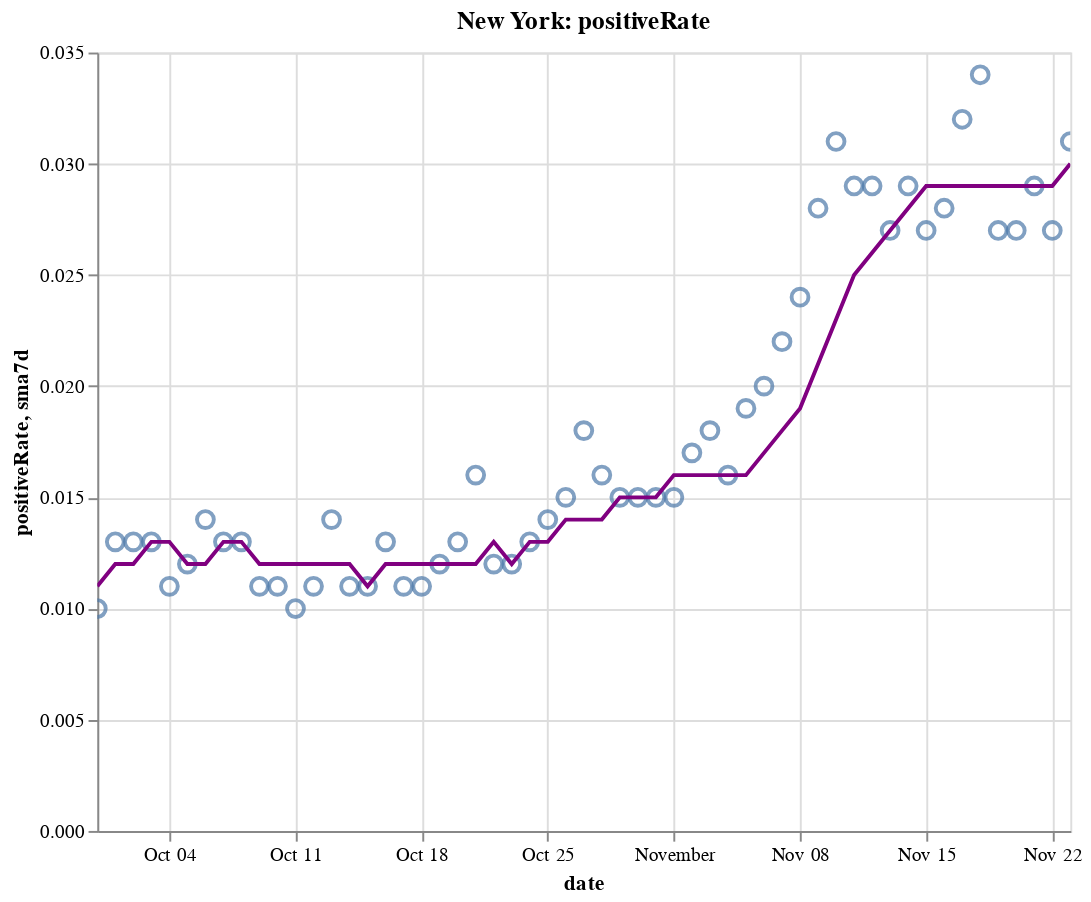

Notebook source saved alongside this figure:
### Code cell
create_plot(ny, 'positiveRate')

### Figure 1 — Vega-Lite specification as saved in the notebook (floating-point values rounded to 4 significant figures)
{"config": {"view": {"continuousWidth": 400, "continuousHeight": 300}}, "layer": [{"layer": [{"mark": {"type": "point", "size": 75}, "encoding": {"tooltip": [{"type": "temporal", "field": "date"}, {"type": "quantitative", "field": "positiveRate"}, {"type": "quantitative", "field": "sma7d"}], "x": {"type": "temporal", "field": "date"}, "y": {"type": "quantitative", "field": "positiveRate"}}, "selection": {"selector010": {"type": "interval", "bind": "scales", "encodings": ["x", "y"]}}}, {"mark": {"type": "line", "color": "purple"}, "encoding": {"x": {"type": "temporal", "field": "date"}, "y": {"type": "quantitative", "field": "sma7d"}}}]}, {"mark": {"type": "rule", "color": "#aaa"}, "encoding": {"x": {"type": "temporal", "field": "date"}}, "transform": [{"filter": {"selection": "selector009"}}]}, {"mark": "circle", "encoding": {"opacity": {"condition": {"value": 1, "selection": "selector009"}, "value": 0}, "tooltip": [{"type": "temporal", "field": "date"}, {"type": "quantitative", "field": "positiveRate"}, {"type": "quantitative", "field": "sma7d"}], "x": {"type": "temporal", "field": "date"}, "y": {"type": "quantitative", "field": "positiveRate"}}, "selection": {"selector009": {"type": "single", "encodings": ["x"], "on": "mouseover", "nearest": true, "empty": "none"}}}, {"mark": {"type": "text", "align": "left", "dx": 5, "dy": -5, "stroke": "white", "strokeWidth": 2}, "encoding": {"text": {"type": "quantitative", "field": "positiveRate"}, "tooltip": [{"type": "temporal", "field": "date"}, {"type": "quantitative", "field": "positiveRate"}, {"type": "quantitative", "field": "sma7d"}], "x": {"type": "temporal", "field": "date"}, "y": {"type": "quantitative", "field": "positiveRate"}}, "transform": [{"filter": {"selection": "selector009"}}]}, {"mark": {"type": "text", "align": "left", "dx": 5, "dy": -5}, "encoding": {"text": {"type": "quantitative", "field": "positiveRate"}, "tooltip": [{"type": "temporal", "field": "date"}, {"type": "quantitative", "field": "positiveRate"}, {"type": "quantitative", "field": "sma7d"}], "x": {"type": "temporal", "field": "date"}, "y": {"type": "quantitative", "field": "positiveRate"}}, "transform": [{"filter": {"selection": "selector009"}}]}], "data": {"name": "data-4c7a946a92126b5341537e4216c8778d"}, "height": 400, "title": "New York: positiveRate", "width": 500, "$schema": "https://vega.github.io/schema/vega-lite/v4.8.1.json", "datasets": {"data-4c7a946a92126b5341537e4216c8778d": [{"date": "2020-09-30T00:00:00", "totalTestResultsIncrease": 97960.0, "positiveIncrease": 1000.0, "death": 25480.0, "deathIncrease": 9.0, "positiveRate": 0.01, "state": "New York", "sma7d": 0.011}, {"date": "2020-10-01T00:00:00", "totalTestResultsIncrease": 109200.0, "positiveIncrease": 1382.0, "death": 25490.0, "deathIncrease": 11.0, "positiveRate": 0.013, "state": "New York", "sma7d": 0.012}, {"date": "2020-10-02T00:00:00", "totalTestResultsIncrease": 119500.0, "positiveIncrease": 1598.0, "death": 25500.0, "deathIncrease": 7.0, "positiveRate": 0.013, "state": "New York", "sma7d": 0.012}, {"date": "2020-10-03T00:00:00", "totalTestResultsIncrease": 134300.0, "positiveIncrease": 1731.0, "death": 25500.0, "deathIncrease": 8.0, "positiveRate": 0.013, "state": "New York", "sma7d": 0.013}, {"date": "2020-10-04T00:00:00", "totalTestResultsIncrease": 110300.0, "positiveIncrease": 1222.0, "death": 25520.0, "deathIncrease": 14.0, "positiveRate": 0.011, "state": "New York", "sma7d": 0.013}, {"date": "2020-10-05T00:00:00", "totalTestResultsIncrease": 76400.0, "positiveIncrease": 933.0, "death": 25530.0, "deathIncrease": 8.0, "positiveRate": 0.012, "state": "New York", "sma7d": 0.012}, {"date": "2020-10-06T00:00:00", "totalTestResultsIncrease": 96360.0, "positiveIncrease": 1393.0, "death": 25540.0, "deathIncrease": 9.0, "positiveRate": 0.014, "state": "New York", "sma7d": 0.012}, {"date": "2020-10-07T00:00:00", "totalTestResultsIncrease": 108200.0, "positiveIncrease": 1360.0, "death": 25540.0, "deathIncrease": 9.0, "positiveRate": 0.013, "state": "New York", "sma7d": 0.013}, {"date": "2020-10-08T00:00:00", "totalTestResultsIncrease": 145800.0, "positiveIncrease": 1836.0, "death": 25560.0, "deathIncrease": 10.0, "positiveRate": 0.013, "state": "New York", "sma7d": 0.013}, {"date": "2020-10-09T00:00:00", "totalTestResultsIncrease": 139300.0, "positiveIncrease": 1592.0, "death": 25560.0, "deathIncrease": 6.0, "positiveRate": 0.011, "state": "New York", "sma7d": 0.012}, {"date": "2020-10-10T00:00:00", "totalTestResultsIncrease": 134600.0, "positiveIncrease": 1447.0, "death": 25570.0, "deathIncrease": 8.0, "positiveRate": 0.011, "state": "New York", "sma7d": 0.012}, {"date": "2020-10-11T00:00:00", "totalTestResultsIncrease": 118300.0, "positiveIncrease": 1143.0, "death": 25570.0, "deathIncrease": 5.0, "positiveRate": 0.01, "state": "New York", "sma7d": 0.012}, {"date": "2020-10-12T00:00:00", "totalTestResultsIncrease": 91790.0, "positiveIncrease": 1029.0, "death": 25590.0, "deathIncrease": 13.0, "positiveRate": 0.011, "state": "New York", "sma7d": 0.012}, {"date": "2020-10-13T00:00:00", "totalTestResultsIncrease": 99070.0, "positiveIncrease": 1393.0, "death": 25600.0, "deathIncrease": 11.0, "positiveRate": 0.014, "state": "New York", "sma7d": 0.012}, {"date": "2020-10-14T00:00:00", "totalTestResultsIncrease": 111700.0, "positiveIncrease": 1232.0, "death": 25600.0, "deathIncrease": 7.0, "positiveRate": 0.011, "state": "New York", "sma7d": 0.012}, {"date": "2020-10-15T00:00:00", "totalTestResultsIncrease": 133200.0, "positiveIncrease": 1460.0, "death": 25620.0, "deathIncrease": 13.0, "positiveRate": 0.011, "state": "New York", "sma7d": 0.011}, {"date": "2020-10-16T00:00:00", "totalTestResultsIncrease": 136000.0, "positiveIncrease": 1707.0, "death": 25630.0, "deathIncrease": 10.0, "positiveRate": 0.013, "state": "New York", "sma7d": 0.012}, {"date": "2020-10-17T00:00:00", "totalTestResultsIncrease": 160000.0, "positiveIncrease": 1784.0, "death": 25640.0, "deathIncrease": 9.0, "positiveRate": 0.011, "state": "New York", "sma7d": 0.012}, {"date": "2020-10-18T00:00:00", "totalTestResultsIncrease": 128800.0, "positiveIncrease": 1390.0, "death": 25640.0, "deathIncrease": 7.0, "positiveRate": 0.011, "state": "New York", "sma7d": 0.012}, {"date": "2020-10-19T00:00:00", "totalTestResultsIncrease": 82010.0, "positiveIncrease": 998.0, "death": 25660.0, "deathIncrease": 15.0, "positiveRate": 0.012, "state": "New York", "sma7d": 0.012}, {"date": "2020-10-20T00:00:00", "totalTestResultsIncrease": 90540.0, "positiveIncrease": 1201.0, "death": 25670.0, "deathIncrease": 13.0, "positiveRate": 0.013, "state": "New York", "sma7d": 0.012}, {"date": "2020-10-21T00:00:00", "totalTestResultsIncrease": 124800.0, "positiveIncrease": 2026.0, "death": 25680.0, "deathIncrease": 7.0, "positiveRate": 0.016, "state": "New York", "sma7d": 0.012}, {"date": "2020-10-22T00:00:00", "totalTestResultsIncrease": 135300.0, "positiveIncrease": 1628.0, "death": 25690.0, "deathIncrease": 15.0, "positiveRate": 0.012, "state": "New York", "sma7d": 0.013}, {"date": "2020-10-23T00:00:00", "totalTestResultsIncrease": 141500.0, "positiveIncrease": 1637.0, "death": 25700.0, "deathIncrease": 11.0, "positiveRate": 0.012, "state": "New York", "sma7d": 0.012}, {"date": "2020-10-24T00:00:00", "totalTestResultsIncrease": 156900.0, "positiveIncrease": 2061.0, "death": 25720.0, "deathIncrease": 13.0, "positiveRate": 0.013, "state": "New York", "sma7d": 0.013}, {"date": "2020-10-25T00:00:00", "totalTestResultsIncrease": 120800.0, "positiveIncrease": 1632.0, "death": 25730.0, "deathIncrease": 12.0, "positiveRate": 0.014, "state": "New York", "sma7d": 0.013}, {"date": "2020-10-26T00:00:00", "totalTestResultsIncrease": 82120.0, "positiveIncrease": 1191.0, "death": 25740.0, "deathIncrease": 12.0, "positiveRate": 0.015, "state": "New York", "sma7d": 0.014}, {"date": "2020-10-27T00:00:00", "totalTestResultsIncrease": 111600.0, "positiveIncrease": 1991.0, "death": 25760.0, "deathIncrease": 16.0, "positiveRate": 0.018, "state": "New York", "sma7d": 0.014}, {"date": "2020-10-28T00:00:00", "totalTestResultsIncrease": 129700.0, "positiveIncrease": 2031.0, "death": 25770.0, "deathIncrease": 15.0, "positiveRate": 0.016, "state": "New York", "sma7d": 0.014}, {"date": "2020-10-29T00:00:00", "totalTestResultsIncrease": 168400.0, "positiveIncrease": 2499.0, "death": 25790.0, "deathIncrease": 19.0, "positiveRate": 0.015, "state": "New York", "sma7d": 0.015}, {"date": "2020-10-30T00:00:00", "totalTestResultsIncrease": 146900.0, "positiveIncrease": 2255.0, "death": 25800.0, "deathIncrease": 12.0, "positiveRate": 0.015, "state": "New York", "sma7d": 0.015}, {"date": "2020-10-31T00:00:00", "totalTestResultsIncrease": 137000.0, "positiveIncrease": 2049.0, "death": 25810.0, "deathIncrease": 3.0, "positiveRate": 0.015, "state": "New York", "sma7d": 0.015}, {"date": "2020-11-01T00:00:00", "totalTestResultsIncrease": 148900.0, "positiveIncrease": 2255.0, "death": 25820.0, "deathIncrease": 17.0, "positiveRate": 0.015, "state": "New York", "sma7d": 0.016}, {"date": "2020-11-02T00:00:00", "totalTestResultsIncrease": 96100.0, "positiveIncrease": 1633.0, "death": 25840.0, "deathIncrease": 14.0, "positiveRate": 0.017, "state": "New York", "sma7d": 0.016}, {"date": "2020-11-03T00:00:00", "totalTestResultsIncrease": 127900.0, "positiveIncrease": 2321.0, "death": 25850.0, "deathIncrease": 15.0, "positiveRate": 0.018, "state": "New York", "sma7d": 0.016}, {"date": "2020-11-04T00:00:00", "totalTestResultsIncrease": 133500.0, "positiveIncrease": 2126.0, "death": 25870.0, "deathIncrease": 15.0, "positiveRate": 0.016, "state": "New York", "sma7d": 0.016}, {"date": "2020-11-05T00:00:00", "totalTestResultsIncrease": 161000.0, "positiveIncrease": 2997.0, "death": 25890.0, "deathIncrease": 24.0, "positiveRate": 0.019, "state": "New York", "sma7d": 0.016}, {"date": "2020-11-06T00:00:00", "totalTestResultsIncrease": 160700.0, "positiveIncrease": 3209.0, "death": 25910.0, "deathIncrease": 18.0, "positiveRate": 0.02, "state": "New York", "sma7d": 0.017}, {"date": "2020-11-07T00:00:00", "totalTestResultsIncrease": 163300.0, "positiveIncrease": 3587.0, "death": 25930.0, "deathIncrease": 18.0, "positiveRate": 0.022, "state": "New York", "sma7d": 0.018}, {"date": "2020-11-08T00:00:00", "totalTestResultsIncrease": 145600.0, "positiveIncrease": 3428.0, "death": 25950.0, "deathIncrease": 19.0, "positiveRate": 0.024, "state": "New York", "sma7d": 0.019}, {"date": "2020-11-09T00:00:00", "totalTestResultsIncrease": 111400.0, "positiveIncrease": 3144.0, "death": 25970.0, "deathIncrease": 26.0, "positiveRate": 0.028, "state": "New York", "sma7d": 0.021}, {"date": "2020-11-10T00:00:00", "totalTestResultsIncrease": 128000.0, "positiveIncrease": 3965.0, "death": 26000.0, "deathIncrease": 32.0, "positiveRate": 0.031, "state": "New York", "sma7d": 0.023}, {"date": "2020-11-11T00:00:00", "totalTestResultsIncrease": 164300.0, "positiveIncrease": 4820.0, "death": 26030.0, "deathIncrease": 21.0, "positiveRate": 0.029, "state": "New York", "sma7d": 0.025}, {"date": "2020-11-12T00:00:00", "totalTestResultsIncrease": 162600.0, "positiveIncrease": 4797.0, "death": 26060.0, "deathIncrease": 29.0, "positiveRate": 0.029, "state": "New York", "sma7d": 0.026}, {"date": "2020-11-13T00:00:00", "totalTestResultsIncrease": 203700.0, "positiveIncrease": 5401.0, "death": 26080.0, "deathIncrease": 24.0, "positiveRate": 0.027, "state": "New York", "sma7d": 0.027}, {"date": "2020-11-14T00:00:00", "totalTestResultsIncrease": 184200.0, "positiveIncrease": 5388.0, "death": 26100.0, "deathIncrease": 24.0, "positiveRate": 0.029, "state": "New York", "sma7d": 0.028}, {"date": "2020-11-15T00:00:00", "totalTestResultsIncrease": 133200.0, "positiveIncrease": 3649.0, "death": 26130.0, "deathIncrease": 30.0, "positiveRate": 0.027, "state": "New York", "sma7d": 0.029}, {"date": "2020-11-16T00:00:00", "totalTestResultsIncrease": 124600.0, "positiveIncrease": 3490.0, "death": 26160.0, "deathIncrease": 26.0, "positiveRate": 0.028, "state": "New York", "sma7d": 0.029}, {"date": "2020-11-17T00:00:00", "totalTestResultsIncrease": 159900.0, "positiveIncrease": 5088.0, "death": 26190.0, "deathIncrease": 30.0, "positiveRate": 0.032, "state": "New York", "sma7d": 0.029}, {"date": "2020-11-18T00:00:00", "totalTestResultsIncrease": 154400.0, "positiveIncrease": 5294.0, "death": 26220.0, "deathIncrease": 36.0, "positiveRate": 0.034, "state": "New York", "sma7d": 0.029}, {"date": "2020-11-19T00:00:00", "totalTestResultsIncrease": 195200.0, "positiveIncrease": 5310.0, "death": 26260.0, "deathIncrease": 32.0, "positiveRate": 0.027, "state": "New York", "sma7d": 0.029}, {"date": "2020-11-20T00:00:00", "totalTestResultsIncrease": 205500.0, "positiveIncrease": 5468.0, "death": 26290.0, "deathIncrease": 35.0, "positiveRate": 0.027, "state": "New York", "sma7d": 0.029}, {"date": "2020-11-21T00:00:00", "totalTestResultsIncrease": 207900.0, "positiveIncrease": 5972.0, "death": 26330.0, "deathIncrease": 34.0, "positiveRate": 0.029, "state": "New York", "sma7d": 0.029}, {"date": "2020-11-22T00:00:00", "totalTestResultsIncrease": 196600.0, "positiveIncrease": 5392.0, "death": 26360.0, "deathIncrease": 31.0, "positiveRate": 0.027, "state": "New York", "sma7d": 0.029}, {"date": "2020-11-23T00:00:00", "totalTestResultsIncrease": 191500.0, "positiveIncrease": 5906.0, "death": 26390.0, "deathIncrease": 33.0, "positiveRate": 0.031, "state": "New York", "sma7d": 0.03}]}}
